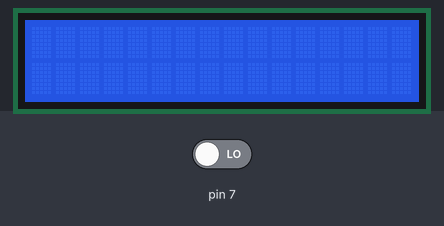
Simulated run of this sketch. Board: Arduino Uno, built with avr-gcc and run on an emulated ATmega328P. Parts: 16×2 character LCD. Inputs (shaded band) come from the test bench; at power-on: pin 7 LOW. What the sketch prints to the serial monitor is not drawn.

Above: at 1.2 s.
1.3 s: pin 7 driven HIGH
At 2.1 s:
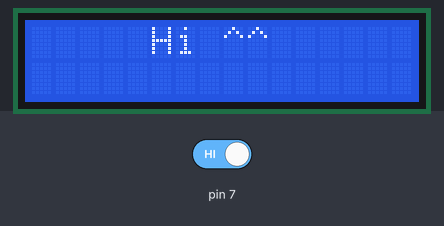
At 3.1 s:
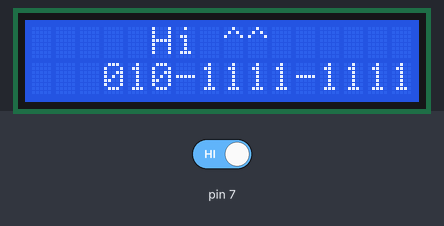
4.3 s: pin 7 driven LOW
Timing chart, 0 to 7.3 s (numbered marks = the images above; inputs shaded):
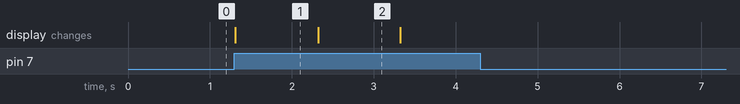

Measured:
- after the input at 1.3 s, the display: changes at once (image 1)
- what the display in image 1 shows lasts 1.0 s, from 1.3 s to 2.3 s

The sketch:

lcd_butten.ino
```cpp
#include <LiquidCrystal_I2C.h>     //LiquidCrystal 라이브러리 추가
LiquidCrystal_I2C lcd(0x27, 16, 2);  //lcd 객체 선언
void setup() {
  // put your setup code here, to run once:
  Serial.begin(9600);
  lcd.begin(); //LCD 사용 시작
  pinMode(7,INPUT);

}

void loop() {
  // put your main code here, to run repeatedly:
  int readValue = digitalRead(7);
  Serial.println(readValue);
  if(readValue ==HIGH){
    lcd.setCursor(5, 0);    // 커서를 5, 0에 가져다 놓아라. (열, 행)
    lcd.print("Hi ^^");     // 5, 0에 Hi ^^를 출력해라.
    delay(1000);            // 1초 대기
    lcd.setCursor(3, 1);    // 커서를 3, 1로 가져다 놓아라. (열, 행)
    lcd.print("010-1111-1111"); // 010-1111-1111을 입력해라.
    delay(1000);            // 1초 대기
    lcd.clear();            // 글자를 모두 지워라.
    delay(1000);            // 1초 대기
  }
  else{
    digitalWrite(8,LOW);
  }
}
```
